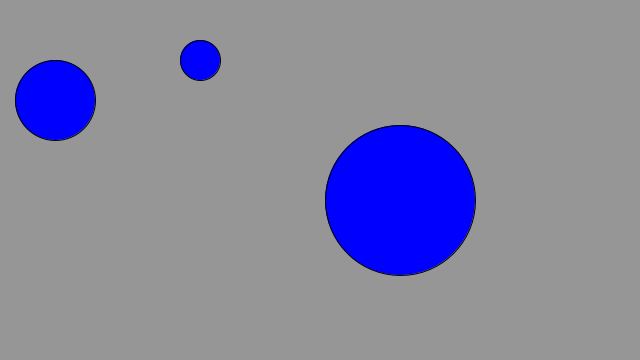
Frame 1 (no input)
Frame 60 (the mouse pressed at the canvas centre just before this capture): identical to frame 1, image omitted
Frame 120 (the mouse held since frame 60 and released just before this capture): identical to frame 1, image omitted

The Processing sketch that drew this single still picture (run headless with seeded random() and noise(); from frame 60 on, the mouse is pressed at the canvas centre):

// Processing sketch: Q_SelfFunctionsReusability
// ── Q_SelfFunctionsReusability.pde

void setup() {
  size(640, 360);
}

void draw() {

  background(150);
  displayBall(55, 100, 80);
  displayBall(200, 60, 40);
  displayBall(400, 200, 150);
}



void displayBall(float x, float y, float diameter) {
  fill(0, 0, 255);
  ellipse(x, y, diameter, diameter);
}
